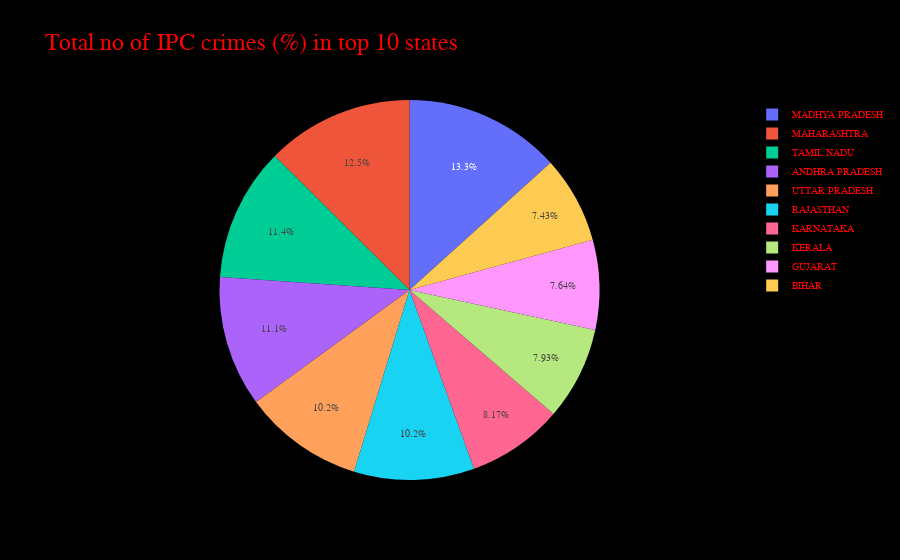

Notebook code for this chart:
### Code cell
fig = px.pie(df_top10,values='TOTAL IPC CRIMES',names=df_top10.index,title = 'PIECHART',template='plotly_dark')
fig.update_layout(title = 'Total no of IPC crimes (%) in top 10 states',title_font_size=24,paper_bgcolor='black',
                     title_font_family='Aerial',font={'color':'red','family':'Times New Roman','size':10})

### Figure 1 — Plotly figure (JSON) as saved in the notebook; plotly's stock layout.template omitted (floating-point values rounded to 4 significant figures)
{"data": [{"domain": {"x": [0, 1], "y": [0, 1]}, "hovertemplate": "STATE/UT=%{label}<br>TOTAL IPC CRIMES=%{value}<extra></extra>", "labels": ["MADHYA PRADESH", "MAHARASHTRA", "TAMIL NADU", "ANDHRA PRADESH", "UTTAR PRADESH", "RAJASTHAN", "KARNATAKA", "KERALA", "GUJARAT", "BIHAR"], "legendgroup": "", "name": "", "showlegend": true, "type": "pie", "values": [4827540, 4546872, 4120352, 4037962, 3716148, 3711832, 2962126, 2874918, 2771550, 2692586]}], "layout": {"font": {"color": "red", "family": "Times New Roman", "size": 10}, "legend": {"tracegroupgap": 0}, "paper_bgcolor": "black", "title": {"font": {"family": "Aerial", "size": 24}, "text": "Total no of IPC crimes (%) in top 10 states"}}}
